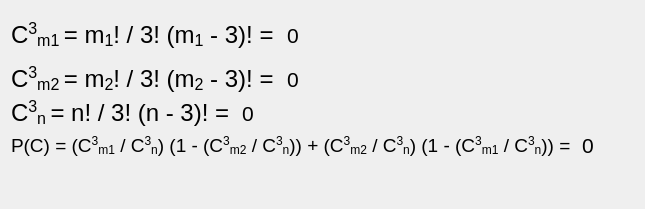
     <widget class="QWidget" name="tab_3">
      <attribute name="title">
       <string>с)</string>
      </attribute>
      <layout class="QVBoxLayout" name="verticalLayout_3">
       <item>
        <layout class="QHBoxLayout" name="horizontalLayout_33">
         <item>
          <widget class="QLabel" name="C3m1_8">
           <property name="font">
            <font>
             <pointsize>18</pointsize>
            </font>
           </property>
           <property name="text">
            <string>&lt;html&gt;&lt;head/&gt;&lt;body&gt;&lt;p&gt;C&lt;span style=&quot; vertical-align:super;&quot;&gt;3&lt;/span&gt;&lt;span style=&quot; vertical-align:sub;&quot;&gt;m1 &lt;/span&gt;= m&lt;span style=&quot; vertical-align:sub;&quot;&gt;1&lt;/span&gt;! / 3! (m&lt;span style=&quot; vertical-align:sub;&quot;&gt;1&lt;/span&gt; - 3)! = &lt;/p&gt;&lt;/body&gt;&lt;/html&gt;</string>
           </property>
          </widget>
         </item>
         <item>
          <widget class="QLabel" name="C3m1_c_result">
           <property name="font">
            <font>
             <pointsize>16</pointsize>
            </font>
           </property>
           <property name="text">
            <string>0</string>
           </property>
          </widget>
         </item>
         <item>
          <spacer name="horizontalSpacer_35">
           <property name="orientation">
            <enum>Qt::Horizontal</enum>
           </property>
           <property name="sizeHint" stdset="0">
            <size>
             <width>40</width>
             <height>48</height>
            </size>
           </property>
          </spacer>
         </item>
        </layout>
       </item>
       <item>
        <layout class="QHBoxLayout" name="horizontalLayout_32">
         <item>
          <widget class="QLabel" name="C3m2_8">
           <property name="font">
            <font>
             <pointsize>18</pointsize>
            </font>
           </property>
           <property name="text">
            <string>&lt;html&gt;&lt;head/&gt;&lt;body&gt;&lt;p&gt;C&lt;span style=&quot; vertical-align:super;&quot;&gt;3&lt;/span&gt;&lt;span style=&quot; vertical-align:sub;&quot;&gt;m2 &lt;/span&gt;= m&lt;span style=&quot; vertical-align:sub;&quot;&gt;2&lt;/span&gt;! / 3! (m&lt;span style=&quot; vertical-align:sub;&quot;&gt;2&lt;/span&gt; - 3)! = &lt;/p&gt;&lt;/body&gt;&lt;/html&gt;</string>
           </property>
          </widget>
         </item>
         <item>
          <widget class="QLabel" name="C3m2_c_result">
           <property name="font">
            <font>
             <pointsize>16</pointsize>
            </font>
           </property>
           <property name="text">
            <string>0</string>
           </property>
          </widget>
         </item>
         <item>
          <spacer name="horizontalSpacer_34">
           <property name="orientation">
            <enum>Qt::Horizontal</enum>
           </property>
           <property name="sizeHint" stdset="0">
            <size>
             <width>40</width>
             <height>20</height>
            </size>
           </property>
          </spacer>
         </item>
        </layout>
       </item>
       <item>
        <layout class="QHBoxLayout" name="horizontalLayout_31">
         <item>
          <widget class="QLabel" name="C3n_8">
           <property name="font">
            <font>
             <pointsize>18</pointsize>
            </font>
           </property>
           <property name="text">
            <string>&lt;html&gt;&lt;head/&gt;&lt;body&gt;&lt;p&gt;C&lt;span style=&quot; vertical-align:super;&quot;&gt;3&lt;/span&gt;&lt;span style=&quot; vertical-align:sub;&quot;&gt;n &lt;/span&gt;= n! / 3! (n - 3)! = &lt;/p&gt;&lt;/body&gt;&lt;/html&gt;</string>
           </property>
          </widget>
         </item>
         <item>
          <widget class="QLabel" name="C3n_c_result">
           <property name="font">
            <font>
             <pointsize>16</pointsize>
            </font>
           </property>
           <property name="text">
            <string>0</string>
           </property>
          </widget>
         </item>
         <item>
          <spacer name="horizontalSpacer_33">
           <property name="orientation">
            <enum>Qt::Horizontal</enum>
           </property>
           <property name="sizeHint" stdset="0">
            <size>
             <width>40</width>
             <height>20</height>
            </size>
           </property>
          </spacer>
         </item>
        </layout>
       </item>
       <item>
        <layout class="QHBoxLayout" name="horizontalLayout_30">
         <item>
          <widget class="QLabel" name="label_11">
           <property name="font">
            <font>
             <pointsize>14</pointsize>
            </font>
           </property>
           <property name="text">
            <string>&lt;html&gt;&lt;head/&gt;&lt;body&gt;&lt;p&gt;P(C) = (C&lt;span style=&quot; vertical-align:super;&quot;&gt;3&lt;/span&gt;&lt;span style=&quot; vertical-align:sub;&quot;&gt;m1&lt;/span&gt; / C&lt;span style=&quot; vertical-align:super;&quot;&gt;3&lt;/span&gt;&lt;span style=&quot; vertical-align:sub;&quot;&gt;n&lt;/span&gt;) (1 - (C&lt;span style=&quot; vertical-align:super;&quot;&gt;3&lt;/span&gt;&lt;span style=&quot; vertical-align:sub;&quot;&gt;m2&lt;/span&gt; / C&lt;span style=&quot; vertical-align:super;&quot;&gt;3&lt;/span&gt;&lt;span style=&quot; vertical-align:sub;&quot;&gt;n&lt;/span&gt;)) + (C&lt;span style=&quot; vertical-align:super;&quot;&gt;3&lt;/span&gt;&lt;span style=&quot; vertical-align:sub;&quot;&gt;m2&lt;/span&gt; / C&lt;span style=&quot; vertical-align:super;&quot;&gt;3&lt;/span&gt;&lt;span style=&quot; vertical-align:sub;&quot;&gt;n&lt;/span&gt;) (1 - (C&lt;span style=&quot; vertical-align:super;&quot;&gt;3&lt;/span&gt;&lt;span style=&quot; vertical-align:sub;&quot;&gt;m1&lt;/span&gt; / C&lt;span style=&quot; vertical-align:super;&quot;&gt;3&lt;/span&gt;&lt;span style=&quot; vertical-align:sub;&quot;&gt;n&lt;/span&gt;)) = &lt;/p&gt;&lt;/body&gt;&lt;/html&gt;</string>
           </property>
          </widget>
         </item>
         <item>
          <widget class="QLabel" name="Pc_result">
           <property name="font">
            <font>
             <pointsize>16</pointsize>
            </font>
           </property>
           <property name="text">
            <string>0</string>
           </property>
          </widget>
         </item>
         <item>
          <spacer name="horizontalSpacer_32">
           <property name="orientation">
            <enum>Qt::Horizontal</enum>
           </property>
           <property name="sizeHint" stdset="0">
            <size>
             <width>40</width>
             <height>20</height>
            </size>
           </property>
          </spacer>
         </item>
        </layout>
       </item>
       <item>
        <spacer name="verticalSpacer_2">
         <property name="orientation">
          <enum>Qt::Vertical</enum>
         </property>
         <property name="sizeHint" stdset="0">
          <size>
           <width>20</width>
           <height>40</height>
          </size>
         </property>
        </spacer>
       </item>
      </layout>
     </widget>
